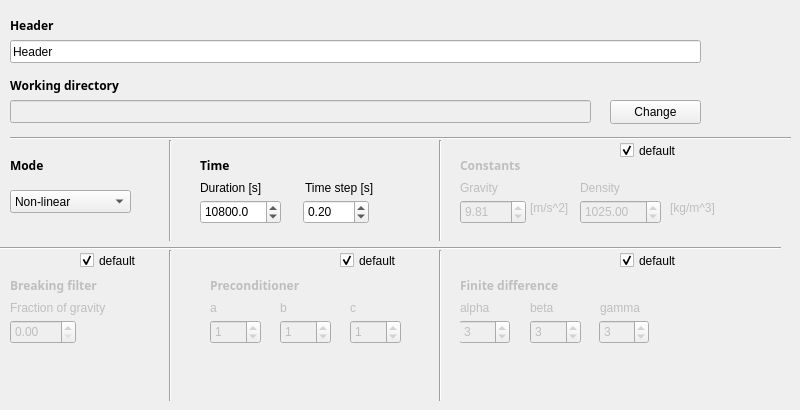
      <widget class="QWidget" name="tab_11">
       <attribute name="title">
        <string>General</string>
       </attribute>
       <widget class="QLabel" name="label_79">
        <property name="geometry">
         <rect>
          <x>10</x>
          <y>10</y>
          <width>201</width>
          <height>31</height>
         </rect>
        </property>
        <property name="font">
         <font>
          <family>Vemana2000</family>
          <pointsize>9</pointsize>
          <weight>75</weight>
          <bold>true</bold>
          <underline>false</underline>
         </font>
        </property>
        <property name="text">
         <string>Header</string>
        </property>
       </widget>
       <widget class="Line" name="line_35">
        <property name="geometry">
         <rect>
          <x>430</x>
          <y>250</y>
          <width>20</width>
          <height>151</height>
         </rect>
        </property>
        <property name="font">
         <font>
          <pointsize>12</pointsize>
         </font>
        </property>
        <property name="orientation">
         <enum>Qt::Vertical</enum>
        </property>
       </widget>
       <widget class="Line" name="line_36">
        <property name="geometry">
         <rect>
          <x>430</x>
          <y>140</y>
          <width>20</width>
          <height>101</height>
         </rect>
        </property>
        <property name="font">
         <font>
          <pointsize>12</pointsize>
         </font>
        </property>
        <property name="orientation">
         <enum>Qt::Vertical</enum>
        </property>
       </widget>
       <widget class="Line" name="line_41">
        <property name="geometry">
         <rect>
          <x>160</x>
          <y>140</y>
          <width>20</width>
          <height>101</height>
         </rect>
        </property>
        <property name="font">
         <font>
          <pointsize>12</pointsize>
         </font>
        </property>
        <property name="orientation">
         <enum>Qt::Vertical</enum>
        </property>
       </widget>
       <widget class="QLabel" name="label_92">
        <property name="geometry">
         <rect>
          <x>10</x>
          <y>150</y>
          <width>151</width>
          <height>31</height>
         </rect>
        </property>
        <property name="font">
         <font>
          <family>Vemana2000</family>
          <pointsize>9</pointsize>
          <weight>75</weight>
          <bold>true</bold>
          <underline>false</underline>
         </font>
        </property>
        <property name="text">
         <string>Mode</string>
        </property>
       </widget>
       <widget class="Line" name="line_66">
        <property name="geometry">
         <rect>
          <x>0</x>
          <y>240</y>
          <width>781</width>
          <height>16</height>
         </rect>
        </property>
        <property name="font">
         <font>
          <pointsize>12</pointsize>
         </font>
        </property>
        <property name="orientation">
         <enum>Qt::Horizontal</enum>
        </property>
       </widget>
       <widget class="QLabel" name="label_165">
        <property name="geometry">
         <rect>
          <x>10</x>
          <y>70</y>
          <width>171</width>
          <height>31</height>
         </rect>
        </property>
        <property name="font">
         <font>
          <family>Vemana2000</family>
          <pointsize>9</pointsize>
          <weight>75</weight>
          <bold>true</bold>
          <underline>false</underline>
          <kerning>false</kerning>
         </font>
        </property>
        <property name="text">
         <string>Working directory </string>
        </property>
       </widget>
       <widget class="QPushButton" name="OpenDirBrowser">
        <property name="geometry">
         <rect>
          <x>610</x>
          <y>100</y>
          <width>91</width>
          <height>24</height>
         </rect>
        </property>
        <property name="text">
         <string>Change</string>
        </property>
       </widget>
       <widget class="QLineEdit" name="workingDir">
        <property name="enabled">
         <bool>false</bool>
        </property>
        <property name="geometry">
         <rect>
          <x>10</x>
          <y>100</y>
          <width>581</width>
          <height>23</height>
         </rect>
        </property>
        <property name="text">
         <string/>
        </property>
       </widget>
       <widget class="QLineEdit" name="header_input">
        <property name="enabled">
         <bool>true</bool>
        </property>
        <property name="geometry">
         <rect>
          <x>10</x>
          <y>40</y>
          <width>691</width>
          <height>23</height>
         </rect>
        </property>
        <property name="whatsThis">
         <string extracomment="what is this"/>
        </property>
        <property name="text">
         <string>Header</string>
        </property>
        <property name="placeholderText">
         <string extracomment="Set header of input files"/>
        </property>
       </widget>
       <widget class="QComboBox" name="nonlin_onOff">
        <property name="geometry">
         <rect>
          <x>10</x>
          <y>190</y>
          <width>121</width>
          <height>23</height>
         </rect>
        </property>
        <property name="currentIndex">
         <number>0</number>
        </property>
        <item>
         <property name="text">
          <string>Non-linear</string>
         </property>
        </item>
        <item>
         <property name="text">
          <string>Linear</string>
         </property>
        </item>
       </widget>
       <widget class="Line" name="line_6">
        <property name="geometry">
         <rect>
          <x>160</x>
          <y>250</y>
          <width>20</width>
          <height>151</height>
         </rect>
        </property>
        <property name="orientation">
         <enum>Qt::Vertical</enum>
        </property>
       </widget>
       <widget class="Line" name="line_67">
        <property name="geometry">
         <rect>
          <x>10</x>
          <y>130</y>
          <width>781</width>
          <height>16</height>
         </rect>
        </property>
        <property name="font">
         <font>
          <pointsize>12</pointsize>
         </font>
        </property>
        <property name="orientation">
         <enum>Qt::Horizontal</enum>
        </property>
       </widget>
       <widget class="QWidget" name="constantWidget" native="true">
        <property name="enabled">
         <bool>false</bool>
        </property>
        <property name="geometry">
         <rect>
          <x>460</x>
          <y>150</y>
          <width>281</width>
          <height>101</height>
         </rect>
        </property>
        <widget class="QDoubleSpinBox" name="Density">
         <property name="geometry">
          <rect>
           <x>120</x>
           <y>50</y>
           <width>81</width>
           <height>24</height>
          </rect>
         </property>
         <property name="maximum">
          <double>5000.000000000000000</double>
         </property>
         <property name="singleStep">
          <double>0.100000000000000</double>
         </property>
         <property name="value">
          <double>1025.000000000000000</double>
         </property>
        </widget>
        <widget class="QDoubleSpinBox" name="gravity_input">
         <property name="geometry">
          <rect>
           <x>0</x>
           <y>50</y>
           <width>66</width>
           <height>24</height>
          </rect>
         </property>
         <property name="singleStep">
          <double>0.100000000000000</double>
         </property>
         <property name="value">
          <double>9.810000000000000</double>
         </property>
        </widget>
        <widget class="QLabel" name="label_160">
         <property name="geometry">
          <rect>
           <x>210</x>
           <y>50</y>
           <width>51</width>
           <height>16</height>
          </rect>
         </property>
         <property name="text">
          <string>[kg/m^3]</string>
         </property>
        </widget>
        <widget class="QLabel" name="label_158">
         <property name="geometry">
          <rect>
           <x>120</x>
           <y>30</y>
           <width>51</width>
           <height>16</height>
          </rect>
         </property>
         <property name="text">
          <string>Density</string>
         </property>
        </widget>
        <widget class="QLabel" name="label_159">
         <property name="geometry">
          <rect>
           <x>70</x>
           <y>50</y>
           <width>51</width>
           <height>16</height>
          </rect>
         </property>
         <property name="text">
          <string>[m/s^2]</string>
         </property>
        </widget>
        <widget class="QLabel" name="label_90">
         <property name="geometry">
          <rect>
           <x>0</x>
           <y>0</y>
           <width>151</width>
           <height>31</height>
          </rect>
         </property>
         <property name="font">
          <font>
           <family>Vemana2000</family>
           <pointsize>9</pointsize>
           <weight>75</weight>
           <bold>true</bold>
           <underline>false</underline>
          </font>
         </property>
         <property name="text">
          <string>Constants</string>
         </property>
        </widget>
        <widget class="QWidget" name="widget_2" native="true">
         <property name="geometry">
          <rect>
           <x>410</x>
           <y>50</y>
           <width>120</width>
           <height>80</height>
          </rect>
         </property>
        </widget>
        <widget class="QLabel" name="label_91">
         <property name="geometry">
          <rect>
           <x>0</x>
           <y>30</y>
           <width>51</width>
           <height>16</height>
          </rect>
         </property>
         <property name="text">
          <string>Gravity</string>
         </property>
        </widget>
       </widget>
       <widget class="QWidget" name="breakingWidget" native="true">
        <property name="enabled">
         <bool>false</bool>
        </property>
        <property name="geometry">
         <rect>
          <x>10</x>
          <y>270</y>
          <width>141</width>
          <height>81</height>
         </rect>
        </property>
        <widget class="QLabel" name="label_87">
         <property name="geometry">
          <rect>
           <x>0</x>
           <y>0</y>
           <width>151</width>
           <height>31</height>
          </rect>
         </property>
         <property name="font">
          <font>
           <family>Vemana2000</family>
           <pointsize>9</pointsize>
           <weight>75</weight>
           <bold>true</bold>
           <underline>false</underline>
          </font>
         </property>
         <property name="text">
          <string>Breaking filter</string>
         </property>
        </widget>
        <widget class="QLabel" name="label_89">
         <property name="geometry">
          <rect>
           <x>0</x>
           <y>30</y>
           <width>151</width>
           <height>16</height>
          </rect>
         </property>
         <property name="text">
          <string>Fraction of gravity</string>
         </property>
        </widget>
        <widget class="QDoubleSpinBox" name="breaking_beta0">
         <property name="geometry">
          <rect>
           <x>0</x>
           <y>50</y>
           <width>66</width>
           <height>24</height>
          </rect>
         </property>
         <property name="singleStep">
          <double>0.100000000000000</double>
         </property>
         <property name="value">
          <double>0.000000000000000</double>
         </property>
        </widget>
       </widget>
       <widget class="QCheckBox" name="checkBox_breakingWidget">
        <property name="enabled">
         <bool>true</bool>
        </property>
        <property name="geometry">
         <rect>
          <x>80</x>
          <y>250</y>
          <width>111</width>
          <height>21</height>
         </rect>
        </property>
        <property name="text">
         <string>default</string>
        </property>
        <property name="checked">
         <bool>true</bool>
        </property>
       </widget>
       <widget class="QWidget" name="FDwidget" native="true">
        <property name="enabled">
         <bool>false</bool>
        </property>
        <property name="geometry">
         <rect>
          <x>460</x>
          <y>270</y>
          <width>201</width>
          <height>91</height>
         </rect>
        </property>
        <widget class="QLabel" name="gamma_label">
         <property name="geometry">
          <rect>
           <x>140</x>
           <y>30</y>
           <width>75</width>
           <height>16</height>
          </rect>
         </property>
         <property name="minimumSize">
          <size>
           <width>75</width>
           <height>0</height>
          </size>
         </property>
         <property name="text">
          <string>gamma</string>
         </property>
        </widget>
        <widget class="QLabel" name="alpha_label">
         <property name="geometry">
          <rect>
           <x>0</x>
           <y>30</y>
           <width>75</width>
           <height>16</height>
          </rect>
         </property>
         <property name="minimumSize">
          <size>
           <width>75</width>
           <height>0</height>
          </size>
         </property>
         <property name="whatsThis">
          <string extracomment="Domain length in the direction of wave propagation"/>
         </property>
         <property name="text">
          <string>alpha</string>
         </property>
        </widget>
        <widget class="QSpinBox" name="alpha">
         <property name="geometry">
          <rect>
           <x>-1</x>
           <y>50</y>
           <width>51</width>
           <height>24</height>
          </rect>
         </property>
         <property name="minimumSize">
          <size>
           <width>50</width>
           <height>0</height>
          </size>
         </property>
         <property name="maximum">
          <number>10</number>
         </property>
         <property name="value">
          <number>3</number>
         </property>
        </widget>
        <widget class="QLabel" name="beta_label">
         <property name="geometry">
          <rect>
           <x>70</x>
           <y>30</y>
           <width>75</width>
           <height>16</height>
          </rect>
         </property>
         <property name="minimumSize">
          <size>
           <width>75</width>
           <height>0</height>
          </size>
         </property>
         <property name="text">
          <string>beta</string>
         </property>
        </widget>
        <widget class="QSpinBox" name="gamma">
         <property name="geometry">
          <rect>
           <x>139</x>
           <y>50</y>
           <width>50</width>
           <height>24</height>
          </rect>
         </property>
         <property name="minimumSize">
          <size>
           <width>50</width>
           <height>0</height>
          </size>
         </property>
         <property name="maximum">
          <number>10</number>
         </property>
         <property name="value">
          <number>3</number>
         </property>
        </widget>
        <widget class="QLabel" name="label_13">
         <property name="geometry">
          <rect>
           <x>0</x>
           <y>0</y>
           <width>151</width>
           <height>31</height>
          </rect>
         </property>
         <property name="font">
          <font>
           <family>Vemana2000</family>
           <pointsize>9</pointsize>
           <weight>75</weight>
           <bold>true</bold>
           <underline>false</underline>
          </font>
         </property>
         <property name="text">
          <string>Finite difference</string>
         </property>
        </widget>
        <widget class="QSpinBox" name="beta">
         <property name="geometry">
          <rect>
           <x>70</x>
           <y>50</y>
           <width>51</width>
           <height>24</height>
          </rect>
         </property>
         <property name="maximum">
          <number>10</number>
         </property>
         <property name="value">
          <number>3</number>
         </property>
        </widget>
       </widget>
       <widget class="QCheckBox" name="checkBox_FD">
        <property name="enabled">
         <bool>true</bool>
        </property>
        <property name="geometry">
         <rect>
          <x>620</x>
          <y>250</y>
          <width>81</width>
          <height>21</height>
         </rect>
        </property>
        <property name="text">
         <string>default</string>
        </property>
        <property name="checked">
         <bool>true</bool>
        </property>
       </widget>
       <widget class="QWidget" name="PreconWidget" native="true">
        <property name="enabled">
         <bool>false</bool>
        </property>
        <property name="geometry">
         <rect>
          <x>200</x>
          <y>270</y>
          <width>221</width>
          <height>101</height>
         </rect>
        </property>
        <widget class="QLabel" name="label_30">
         <property name="geometry">
          <rect>
           <x>10</x>
           <y>30</y>
           <width>57</width>
           <height>15</height>
          </rect>
         </property>
         <property name="text">
          <string>a</string>
         </property>
        </widget>
        <widget class="QSpinBox" name="a">
         <property name="geometry">
          <rect>
           <x>10</x>
           <y>50</y>
           <width>51</width>
           <height>24</height>
          </rect>
         </property>
         <property name="maximum">
          <number>10</number>
         </property>
         <property name="value">
          <number>1</number>
         </property>
        </widget>
        <widget class="QSpinBox" name="c">
         <property name="geometry">
          <rect>
           <x>150</x>
           <y>50</y>
           <width>51</width>
           <height>24</height>
          </rect>
         </property>
         <property name="maximum">
          <number>10</number>
         </property>
         <property name="value">
          <number>1</number>
         </property>
        </widget>
        <widget class="QLabel" name="label_12">
         <property name="geometry">
          <rect>
           <x>10</x>
           <y>5</y>
           <width>151</width>
           <height>21</height>
          </rect>
         </property>
         <property name="font">
          <font>
           <family>Vemana2000</family>
           <pointsize>9</pointsize>
           <weight>75</weight>
           <bold>true</bold>
           <underline>false</underline>
          </font>
         </property>
         <property name="text">
          <string>Preconditioner</string>
         </property>
        </widget>
        <widget class="QLabel" name="label_31">
         <property name="geometry">
          <rect>
           <x>150</x>
           <y>30</y>
           <width>57</width>
           <height>15</height>
          </rect>
         </property>
         <property name="text">
          <string>c</string>
         </property>
        </widget>
        <widget class="QSpinBox" name="b">
         <property name="geometry">
          <rect>
           <x>80</x>
           <y>50</y>
           <width>51</width>
           <height>24</height>
          </rect>
         </property>
         <property name="maximum">
          <number>10</number>
         </property>
         <property name="value">
          <number>1</number>
         </property>
        </widget>
        <widget class="QLabel" name="label_27">
         <property name="geometry">
          <rect>
           <x>80</x>
           <y>30</y>
           <width>57</width>
           <height>15</height>
          </rect>
         </property>
         <property name="text">
          <string>b</string>
         </property>
        </widget>
       </widget>
       <widget class="QCheckBox" name="checkBox_precon">
        <property name="enabled">
         <bool>true</bool>
        </property>
        <property name="geometry">
         <rect>
          <x>340</x>
          <y>250</y>
          <width>81</width>
          <height>21</height>
         </rect>
        </property>
        <property name="text">
         <string>default</string>
        </property>
        <property name="checked">
         <bool>true</bool>
        </property>
       </widget>
       <widget class="QWidget" name="widget" native="true">
        <property name="geometry">
         <rect>
          <x>190</x>
          <y>150</y>
          <width>231</width>
          <height>80</height>
         </rect>
        </property>
        <widget class="QDoubleSpinBox" name="dt">
         <property name="geometry">
          <rect>
           <x>113</x>
           <y>50</y>
           <width>66</width>
           <height>24</height>
          </rect>
         </property>
         <property name="value">
          <double>0.200000000000000</double>
         </property>
        </widget>
        <widget class="QLabel" name="label_138">
         <property name="geometry">
          <rect>
           <x>115</x>
           <y>30</y>
           <width>101</width>
           <height>16</height>
          </rect>
         </property>
         <property name="text">
          <string>Time step [s]</string>
         </property>
        </widget>
        <widget class="QLabel" name="label_157">
         <property name="geometry">
          <rect>
           <x>10</x>
           <y>30</y>
           <width>71</width>
           <height>16</height>
          </rect>
         </property>
         <property name="text">
          <string>Duration [s]</string>
         </property>
        </widget>
        <widget class="QLabel" name="label_161">
         <property name="geometry">
          <rect>
           <x>10</x>
           <y>0</y>
           <width>201</width>
           <height>31</height>
          </rect>
         </property>
         <property name="font">
          <font>
           <family>Vemana2000</family>
           <pointsize>9</pointsize>
           <weight>75</weight>
           <bold>true</bold>
           <underline>false</underline>
          </font>
         </property>
         <property name="text">
          <string>Time</string>
         </property>
        </widget>
        <widget class="QDoubleSpinBox" name="timeDuration">
         <property name="geometry">
          <rect>
           <x>10</x>
           <y>50</y>
           <width>81</width>
           <height>24</height>
          </rect>
         </property>
         <property name="decimals">
          <number>1</number>
         </property>
         <property name="maximum">
          <double>100000.000000000000000</double>
         </property>
         <property name="singleStep">
          <double>0.100000000000000</double>
         </property>
         <property name="value">
          <double>10800.000000000000000</double>
         </property>
        </widget>
       </widget>
       <widget class="QCheckBox" name="checkBox_constantWidget">
        <property name="enabled">
         <bool>true</bool>
        </property>
        <property name="geometry">
         <rect>
          <x>620</x>
          <y>140</y>
          <width>111</width>
          <height>21</height>
         </rect>
        </property>
        <property name="text">
         <string>default</string>
        </property>
        <property name="checked">
         <bool>true</bool>
        </property>
       </widget>
       <zorder>line_35</zorder>
       <zorder>line_36</zorder>
       <zorder>line_41</zorder>
       <zorder>line_66</zorder>
       <zorder>OpenDirBrowser</zorder>
       <zorder>workingDir</zorder>
       <zorder>header_input</zorder>
       <zorder>nonlin_onOff</zorder>
       <zorder>label_79</zorder>
       <zorder>label_92</zorder>
       <zorder>label_165</zorder>
       <zorder>line_6</zorder>
       <zorder>line_67</zorder>
       <zorder>constantWidget</zorder>
       <zorder>breakingWidget</zorder>
       <zorder>checkBox_breakingWidget</zorder>
       <zorder>FDwidget</zorder>
       <zorder>checkBox_FD</zorder>
       <zorder>PreconWidget</zorder>
       <zorder>checkBox_precon</zorder>
       <zorder>widget</zorder>
       <zorder>checkBox_constantWidget</zorder>
      </widget>
